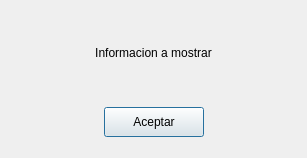
<?xml version="1.0" encoding="UTF-8"?>
<ui version="4.0">
 <class>dlgInfo</class>
 <widget class="QDialog" name="dlgInfo">
  <property name="geometry">
   <rect>
    <x>0</x>
    <y>0</y>
    <width>307</width>
    <height>158</height>
   </rect>
  </property>
  <property name="windowTitle">
   <string>Dialog</string>
  </property>
  <layout class="QGridLayout" name="gridLayout">
   <item row="0" column="0">
    <layout class="QVBoxLayout" name="verticalLayout">
     <item>
      <spacer name="verticalSpacer_2">
       <property name="orientation">
        <enum>Qt::Vertical</enum>
       </property>
       <property name="sizeType">
        <enum>QSizePolicy::Fixed</enum>
       </property>
       <property name="sizeHint" stdset="0">
        <size>
         <width>20</width>
         <height>10</height>
        </size>
       </property>
      </spacer>
     </item>
     <item>
      <layout class="QHBoxLayout" name="horizontalLayout">
       <item>
        <spacer name="horizontalSpacer_3">
         <property name="orientation">
          <enum>Qt::Horizontal</enum>
         </property>
         <property name="sizeHint" stdset="0">
          <size>
           <width>40</width>
           <height>20</height>
          </size>
         </property>
        </spacer>
       </item>
       <item>
        <widget class="QLabel" name="etqInfo">
         <property name="text">
          <string>&lt;html&gt;&lt;head/&gt;&lt;body&gt;&lt;p align=&quot;center&quot;&gt;Informacion a mostrar&lt;/p&gt;&lt;/body&gt;&lt;/html&gt;</string>
         </property>
        </widget>
       </item>
       <item>
        <spacer name="horizontalSpacer_4">
         <property name="orientation">
          <enum>Qt::Horizontal</enum>
         </property>
         <property name="sizeHint" stdset="0">
          <size>
           <width>40</width>
           <height>20</height>
          </size>
         </property>
        </spacer>
       </item>
      </layout>
     </item>
     <item>
      <spacer name="verticalSpacer_4">
       <property name="orientation">
        <enum>Qt::Vertical</enum>
       </property>
       <property name="sizeType">
        <enum>QSizePolicy::Fixed</enum>
       </property>
       <property name="sizeHint" stdset="0">
        <size>
         <width>20</width>
         <height>15</height>
        </size>
       </property>
      </spacer>
     </item>
     <item>
      <layout class="QHBoxLayout" name="horizontalLayout_2">
       <item>
        <spacer name="horizontalSpacer_2">
         <property name="orientation">
          <enum>Qt::Horizontal</enum>
         </property>
         <property name="sizeHint" stdset="0">
          <size>
           <width>40</width>
           <height>20</height>
          </size>
         </property>
        </spacer>
       </item>
       <item>
        <widget class="QPushButton" name="btnAceptar">
         <property name="minimumSize">
          <size>
           <width>100</width>
           <height>30</height>
          </size>
         </property>
         <property name="text">
          <string>Aceptar</string>
         </property>
        </widget>
       </item>
       <item>
        <spacer name="horizontalSpacer">
         <property name="orientation">
          <enum>Qt::Horizontal</enum>
         </property>
         <property name="sizeHint" stdset="0">
          <size>
           <width>40</width>
           <height>20</height>
          </size>
         </property>
        </spacer>
       </item>
      </layout>
     </item>
     <item>
      <spacer name="verticalSpacer_3">
       <property name="orientation">
        <enum>Qt::Vertical</enum>
       </property>
       <property name="sizeType">
        <enum>QSizePolicy::Fixed</enum>
       </property>
       <property name="sizeHint" stdset="0">
        <size>
         <width>20</width>
         <height>10</height>
        </size>
       </property>
      </spacer>
     </item>
    </layout>
   </item>
  </layout>
 </widget>
 <resources/>
 <connections/>
</ui>
